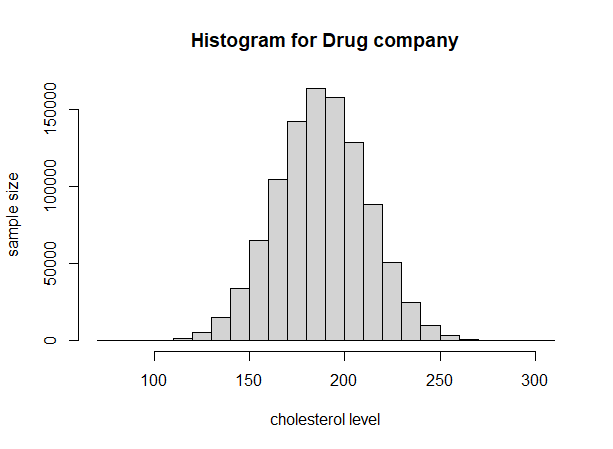

Write R code to recreate this figure.
hist(
  rnorm(10^6, 188, 24),
  main = "Histogram for Drug company",
  xlab = "cholesterol level",
  ylab = "sample size"
)
